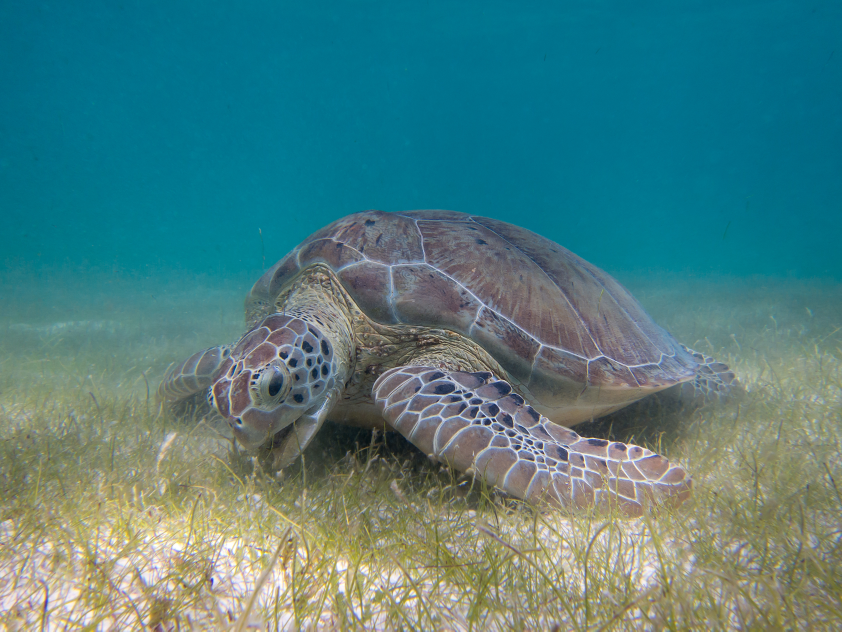
#> input picture img/content_img/Green_Sea_Turtle_grazing_seagrass.jpg, 3367 x 2525 px (shown at 1/4 size)
$ python -i goalimg.py   (imports and definitions only)   (older library calls are emulated)
#> lines starting #> are read from the running program, lines starting #| are printed output that depends on the picture; after the words box and inside, x2 and y2 are one past the last pixel; in counts of white or black regions, pixels touching at a corner belong together
#> further down, picture is the input picture: shape (2525, 3367, 3); mean B, G, R 128, 126.6, 77.3
import numpy as np
import cv2
# import circle

# [19 lines left out: function goalimage, not called in this run]
	# cv2.imshow('thr',fgres)

	#切割前景图片
def cropimage(image):
	#变换前景为灰度图
	gray = cv2.cvtColor(image, cv2.COLOR_BGR2GRAY)
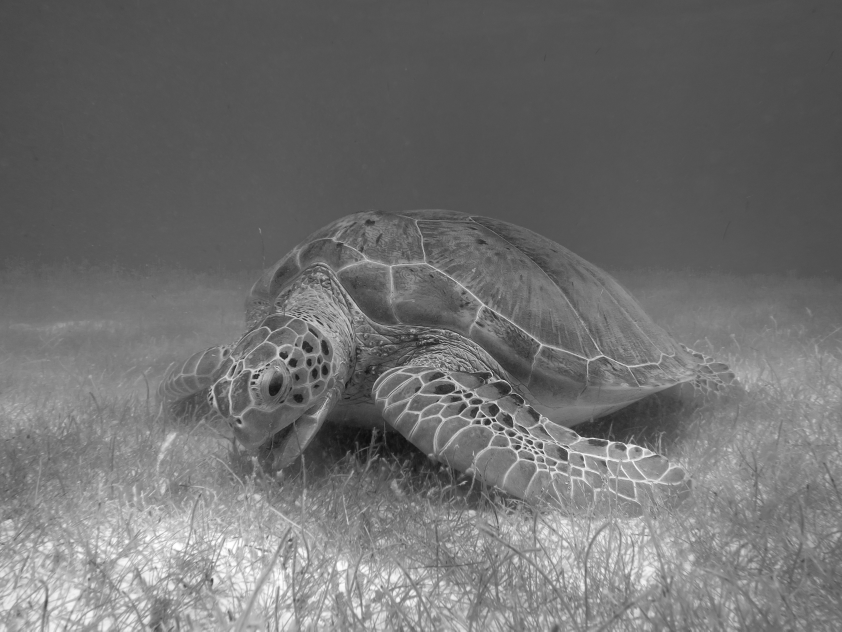
#> gray: shape (2525, 3367) (shown at 1/4 size); min 9, max 255, mean 112
	#高斯去噪声
	blurred = cv2.GaussianBlur(gray, (9, 9),0)

	gradX = cv2.Sobel(gray, ddepth=cv2.CV_32F, dx=1, dy=0)
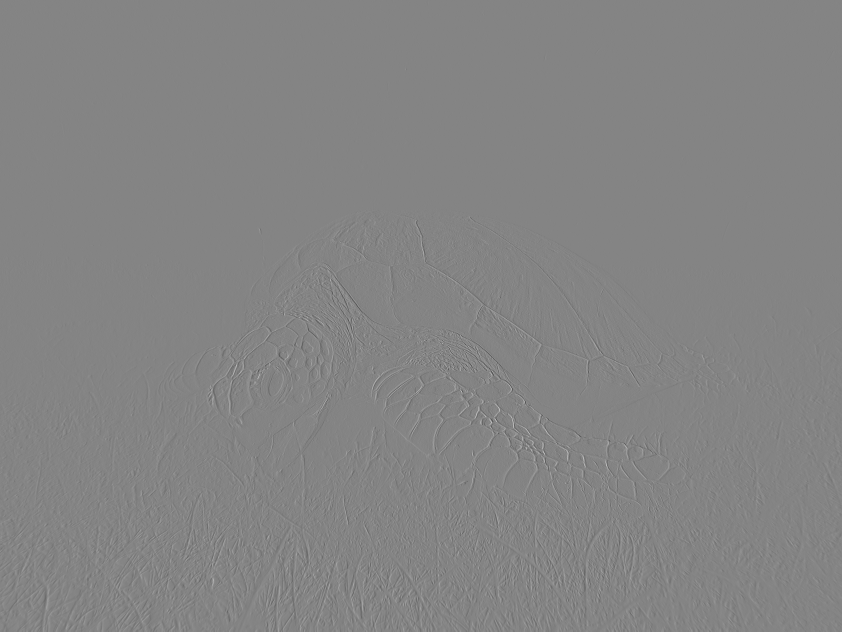
#> gradX: shape (2525, 3367) float32 (shown at 1/4 size); min -749, max 694, mean 0; drawn with min black and max white
	gradY = cv2.Sobel(gray, ddepth=cv2.CV_32F, dx=0, dy=1)

	gradient = cv2.subtract(gradX, gradY)
	gradient = cv2.convertScaleAbs(gradient)
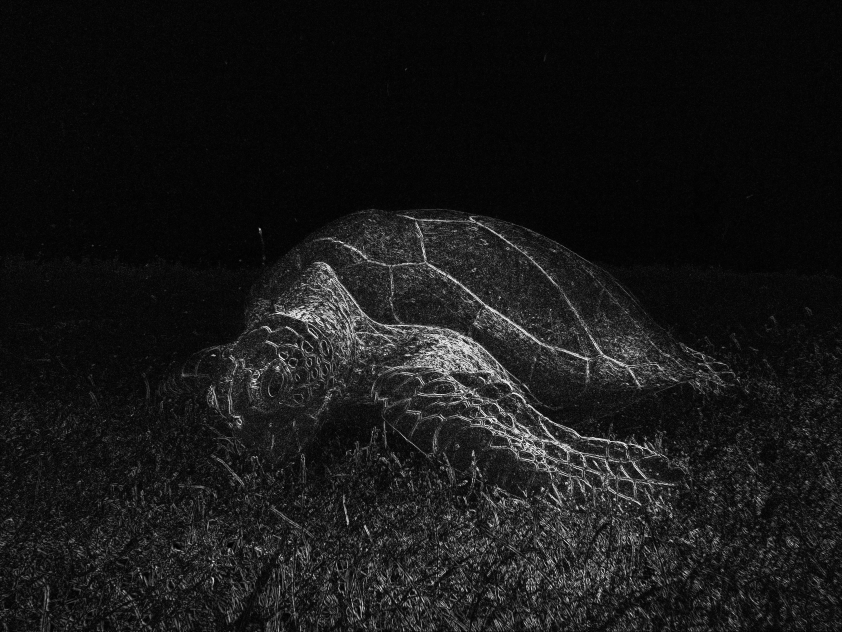
#> gradient: shape (2525, 3367) (shown at 1/4 size); min 0, max 255, mean 23.7

	blurred = cv2.GaussianBlur(gradient, (9, 9),0)
	(_, thresh) = cv2.threshold(blurred, 90, 255, cv2.THRESH_BINARY)
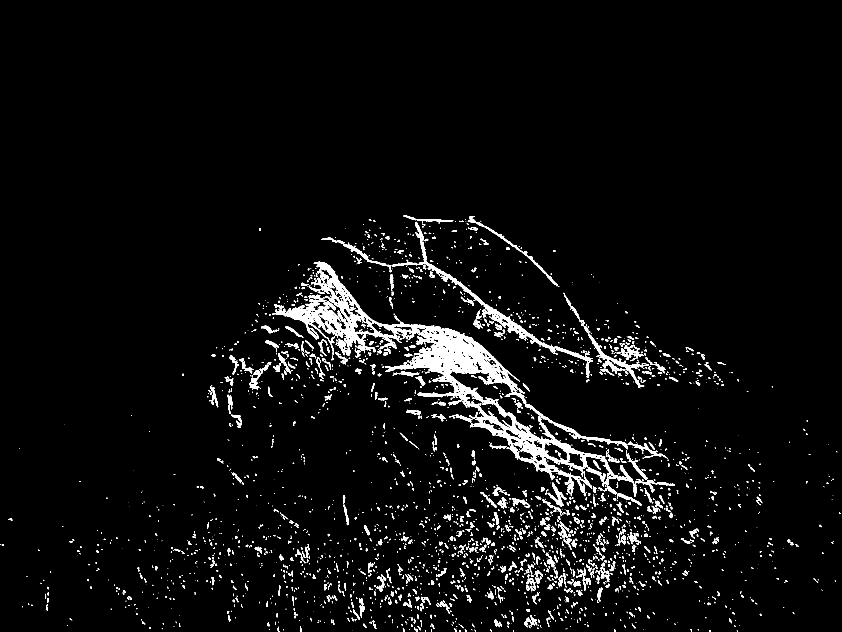
#> thresh: shape (2525, 3367) (shown at 1/4 size); 3.7% white; 3069 white regions (1618 under 20 px), largest, box (x1, y1, x2, y2) and area: (1088, 1047, 2558, 1988) 136918, (1568, 887, 2372, 1511) 16472, (2352, 1334, 2577, 1550) 5315

	kernel = cv2.getStructuringElement(cv2.MORPH_RECT, (200, 200))
	closed = cv2.morphologyEx(thresh, cv2.MORPH_CLOSE, kernel)
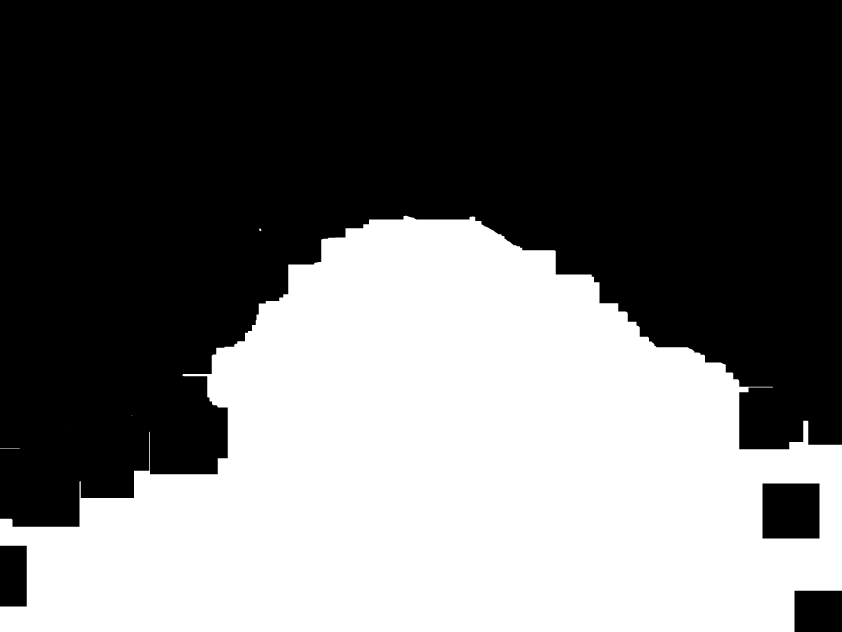
#> closed: shape (2525, 3367) (shown at 1/4 size); 42.4% white; 5 white regions (2 under 20 px), largest, box (x1, y1, x2, y2) and area: (0, 863, 3367, 2525) 3608180, (0, 1793, 79, 1795) 158, (1037, 914, 1045, 924) 66

	closed = cv2.erode(closed, None, iterations=4)
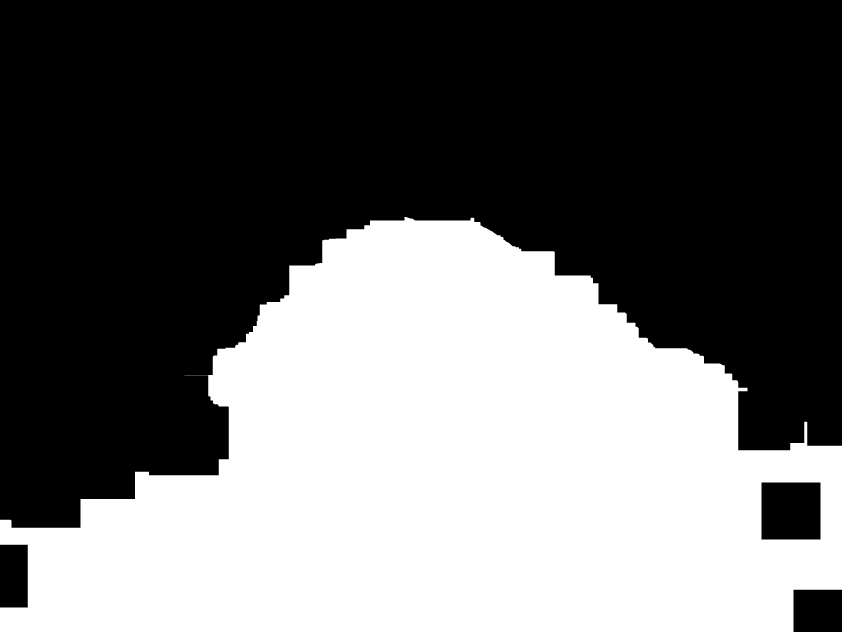
#> closed: shape (2525, 3367) (shown at 1/4 size); 42.1% white; 1 white region, box (x1, y1, x2, y2) and area: (0, 868, 3367, 2525) 3575069
	closed = cv2.dilate(closed, None, iterations=4)
#> closed: shape (2525, 3367); 42.4% white; 1 white region

	(_, cnts, _) = cv2.findContours(closed.copy(),cv2.RETR_EXTERNAL,cv2.CHAIN_APPROX_SIMPLE)
#> cnts = 1 contour; box (x1, y1, x2, y2) and area: (0, 864, 3367, 2525) 3651822

	c = sorted(cnts, key=cv2.contourArea, reverse=True)[0]
#> c = contour of 419 points, box (x1, y1, x2, y2) (0, 864, 3367, 2525), area 3651822

	# compute the rotated bounding box of the largest contour
	rect = cv2.minAreaRect(c)
#> rect = ((1683, 1694), (1660, 3366), -90)
	box = np.int0(cv2.boxPoints(rect))
#> box = [[3366, 2524], [0, 2524], [0, 864], [3366, 864]]

	# draw a bounding box arounded the detected barcode and display the image
	draw_img = cv2.drawContours(image.copy(), [box], -1, (0, 0, 255), 3)

	Xs = [i[0] for i in box]
#> Xs = [3366, 0, 0, 3366]
	Ys = [i[1] for i in box]
#> Ys = [2524, 2524, 864, 864]
	x1 = min(Xs)
#> x1 = 0
	x2 = max(Xs)
#> x2 = 3366
	y1 = min(Ys)
#> y1 = 864
	y2 = max(Ys)
#> y2 = 2524
	hight = y2 - y1
#> hight = 1660
	width = x2 - x1
#> width = 3366
	crop_img= image[y1:y1+hight, x1:x1+width]
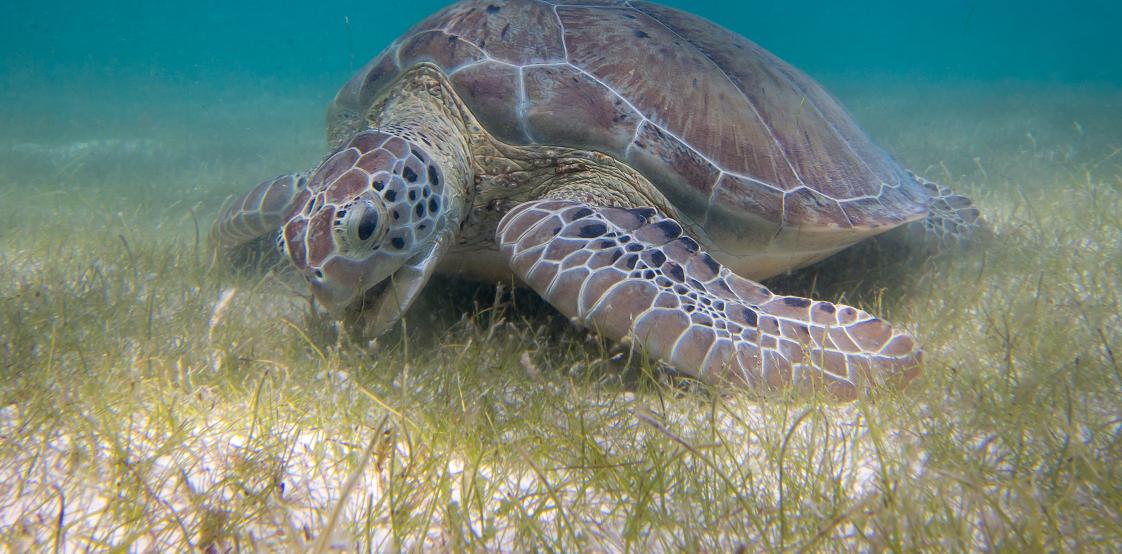
#> crop_img: shape (1660, 3366, 3) (shown at 1/3 size); mean B, G, R 121.7, 133.2, 117.1
	return crop_img
	# cv2.imshow('thresh', crop_img)

# [92 lines left out: functions addimage, addface, not called in this run]

# name='hand.jpg'
# img=cv2.imread(name)
# img=test2.getcutimage(name)
# # # img=goalimage(name)
# cv2.imshow("01",img)


# img=cv2.imread('output.jpg')
# img=cropimage(img)
# cv2.imshow("02",img)
# cv2.imwrite('face.jpg',img)

# face=cv2.imread('face.jpg')
# rows,cols,channels=face.shape
# # img=cv2.imread('face2_output.jpg')
# # bigimg = cv2.resize(face,(int(cols*1.55),int(rows*1.55)),cv2.INTER_LINEAR)
# bigimg = cv2.resize(face,(int(cols*1.4),int(rows*1.4)),cv2.INTER_LINEAR)


# img = addimage(bigimg,"night.jpg",140,100,1)


# #dx 图片下调，dy左调

# #普京参数
# # img = addimage(bigimg,"wave.jpg",140,40,1)

# # cv2.imshow("02",img)
# # face=cv2.imread('face.jpg')
# # image=addface(face,img,"wave.jpg",100,200)

# # # source = cv2.cvtColor(image,cv2.COLOR_BGR2RGB)

# # #均值滤波

# # result = cv2.medianBlur(image, 3)

# #star
# # img=circle.circle(name)
# cv2.imshow("01",img)
# # img=cropimage(img)
# # cv2.imshow("02",img)
# # rows,cols,channels=img.shape
# # bigimg = cv2.resize(img,(int(cols*0.3),int(rows*0.3)),cv2.INTER_LINEAR)
# # img = addimage(bigimg,"hand.jpg",30,430,1)

# cv2.imwrite('night.jpg',img)
# cv2.waitKey(10179)

>>> import cv2
>>> picture = cv2.imread('img/content_img/Green_Sea_Turtle_grazing_seagrass.jpg')
>>> result = cropimage(picture)
